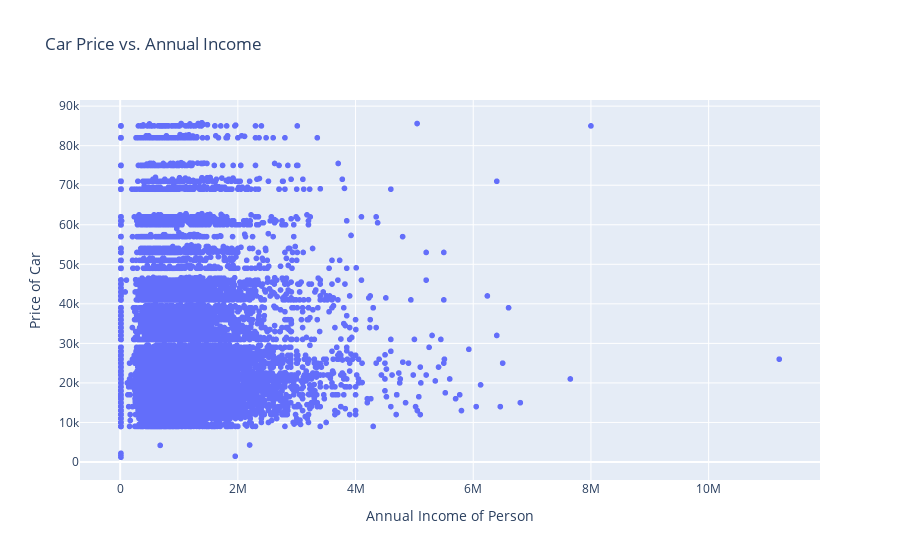

This figure's notebook cell:
### Markdown cell above
## Data Visualization

### Code cell
# Scatter Plot of Numerical Values 

import plotly.express as px
fig = px.scatter(df, x='Annual Income', y='Price ($)', labels={'Price ($)': 'Price of Car', 'Annual Income': 'Annual Income of Person'}, title='Car Price vs. Annual Income')

# Show the plot
fig.show()

### Figure 1 — Plotly figure (JSON) as saved in the notebook; plotly's stock layout.template omitted (floating-point values rounded to 4 significant figures; data arrays with more than 128 entries replaced by an {"elided": "..."} marker saying what was removed)
{"data": [{"hovertemplate": "Annual Income of Person=%{x}<br>Price of Car=%{y}<extra></extra>", "legendgroup": "", "marker": {"color": "#636efa", "symbol": "circle"}, "mode": "markers", "name": "", "showlegend": false, "type": "scattergl", "x": {"elided": "23906 int values"}, "xaxis": "x", "y": {"elided": "23906 int values"}, "yaxis": "y"}], "layout": {"legend": {"tracegroupgap": 0}, "title": {"text": "Car Price vs. Annual Income"}, "xaxis": {"anchor": "y", "domain": [0, 1], "title": {"text": "Annual Income of Person"}}, "yaxis": {"anchor": "x", "domain": [0, 1], "title": {"text": "Price of Car"}}}}
